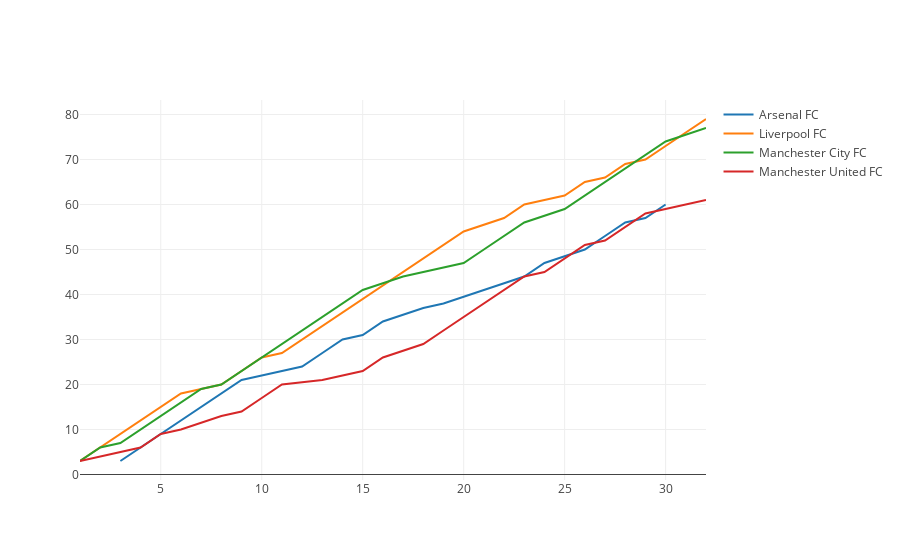

Write notebook code for a chart like this one.
### Code cell
data = []
Nteam = ['Arsenal FC','Liverpool FC','Manchester City FC','Manchester United FC']
for win in Nteam:
    trace = go.Scatter(
        x = df4['mDay'].loc[(df4['teamName']==win)].sort_values(ascending=True),
        y = df4['score'].loc[(df4['teamName']==win)],
        name=win
    )
    data.append(trace)
plotly.offline.iplot(data,filename='basic-line')

### Figure 1 — Plotly figure (JSON) as saved in the notebook; plotly's stock layout.template omitted (floating-point values rounded to 4 significant figures)
{"data": [{"name": "Arsenal FC", "type": "scatter", "uid": "2a7f5d4f-c9df-46d7-a792-4e19cf53e1ed", "x": [3, 4, 5, 6, 7, 8, 9, 10, 11, 12, 13, 14, 15, 16, 18, 19, 21, 23, 24, 26, 27, 28, 29, 30], "y": [3, 6, 9, 12, 15, 18, 21, 22, 23, 24, 27, 30, 31, 34, 37, 38, 41, 44, 47, 50, 53, 56, 57, 60]}, {"name": "Liverpool FC", "type": "scatter", "uid": "cbbce65d-e764-4d27-b119-5522080d7ba8", "x": [1, 2, 3, 4, 5, 6, 7, 8, 9, 10, 11, 12, 13, 14, 15, 16, 17, 18, 19, 20, 22, 23, 24, 25, 26, 27, 28, 29, 30, 31, 32], "y": [3, 6, 9, 12, 15, 18, 19, 20, 23, 26, 27, 30, 33, 36, 39, 42, 45, 48, 51, 54, 57, 60, 61, 62, 65, 66, 69, 70, 73, 76, 79]}, {"name": "Manchester City FC", "type": "scatter", "uid": "6f649361-ce3a-4c13-8202-c62cea08753b", "x": [1, 2, 3, 4, 5, 6, 7, 8, 9, 10, 11, 12, 13, 14, 15, 17, 20, 21, 22, 23, 25, 26, 27, 28, 29, 30, 32], "y": [3, 6, 7, 10, 13, 16, 19, 20, 23, 26, 29, 32, 35, 38, 41, 44, 47, 50, 53, 56, 59, 62, 65, 68, 71, 74, 77]}, {"name": "Manchester United FC", "type": "scatter", "uid": "ffde48d1-720e-4a06-8e55-e92d4612bcd1", "x": [1, 4, 5, 6, 8, 9, 10, 11, 13, 14, 15, 16, 18, 19, 20, 21, 22, 23, 24, 25, 26, 27, 28, 29, 32], "y": [3, 6, 9, 10, 13, 14, 17, 20, 21, 22, 23, 26, 29, 32, 35, 38, 41, 44, 45, 48, 51, 52, 55, 58, 61]}], "layout": {}}
